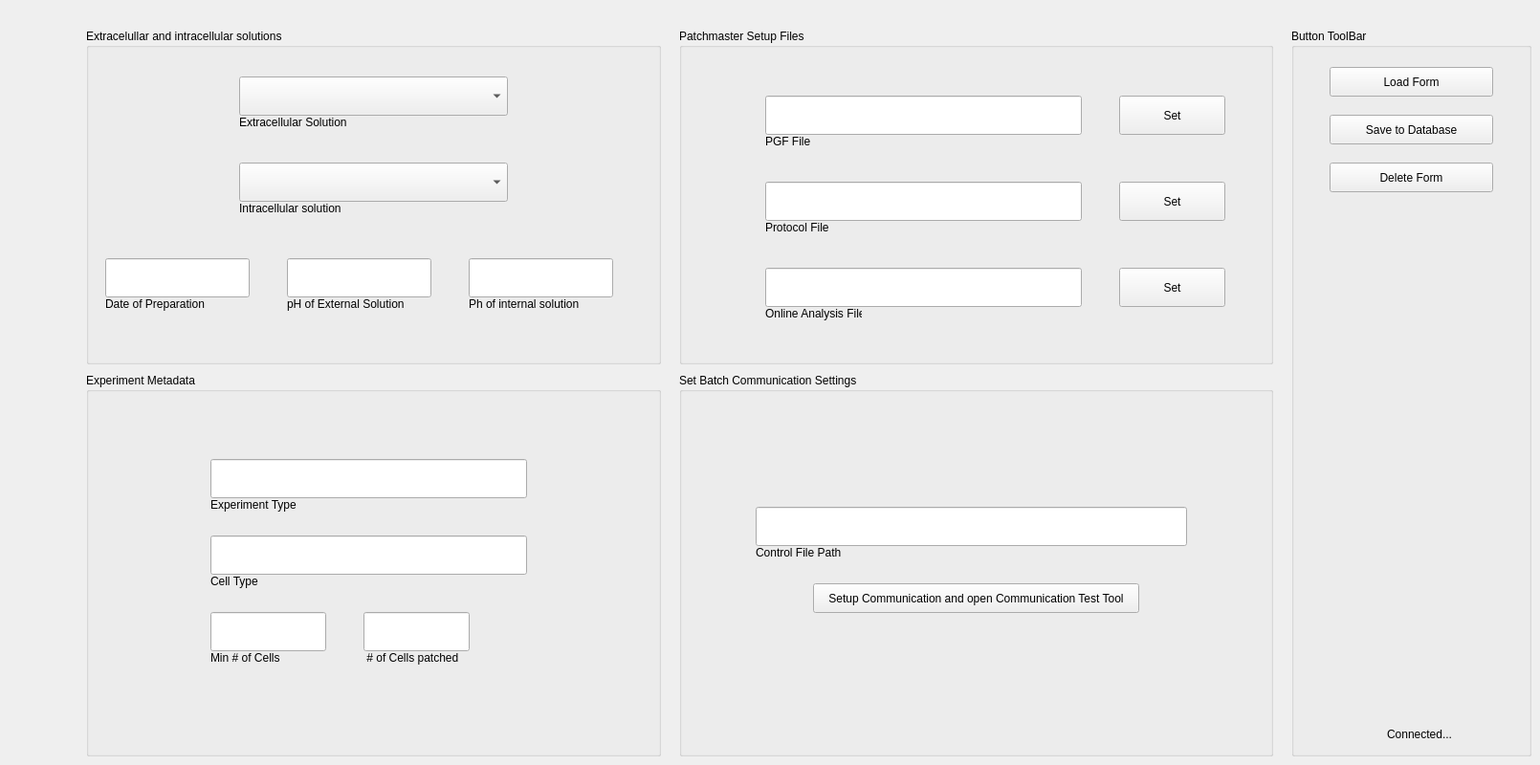
        <widget class="QWidget" name="page_2">
         <widget class="QGroupBox" name="groupBox_23">
          <property name="geometry">
           <rect>
            <x>90</x>
            <y>30</y>
            <width>601</width>
            <height>351</height>
           </rect>
          </property>
          <property name="sizePolicy">
           <sizepolicy hsizetype="Expanding" vsizetype="Expanding">
            <horstretch>0</horstretch>
            <verstretch>0</verstretch>
           </sizepolicy>
          </property>
          <property name="title">
           <string>Extracelullar and intracellular solutions</string>
          </property>
          <widget class="QComboBox" name="extracellular_sol_com_1">
           <property name="geometry">
            <rect>
             <x>160</x>
             <y>50</y>
             <width>281</width>
             <height>41</height>
            </rect>
           </property>
          </widget>
          <widget class="QLabel" name="label_243">
           <property name="geometry">
            <rect>
             <x>160</x>
             <y>90</y>
             <width>121</width>
             <height>16</height>
            </rect>
           </property>
           <property name="text">
            <string>Extracellular Solution</string>
           </property>
          </widget>
          <widget class="QComboBox" name="Intracellular_sol_com_1">
           <property name="geometry">
            <rect>
             <x>160</x>
             <y>140</y>
             <width>281</width>
             <height>41</height>
            </rect>
           </property>
          </widget>
          <widget class="QLabel" name="label_244">
           <property name="geometry">
            <rect>
             <x>160</x>
             <y>180</y>
             <width>131</width>
             <height>16</height>
            </rect>
           </property>
           <property name="text">
            <string>Intracellular solution</string>
           </property>
          </widget>
          <widget class="QLineEdit" name="ent_date_prep">
           <property name="geometry">
            <rect>
             <x>20</x>
             <y>240</y>
             <width>151</width>
             <height>41</height>
            </rect>
           </property>
           <property name="text">
            <string/>
           </property>
          </widget>
          <widget class="QLineEdit" name="S2_3">
           <property name="geometry">
            <rect>
             <x>210</x>
             <y>240</y>
             <width>151</width>
             <height>41</height>
            </rect>
           </property>
          </widget>
          <widget class="QLabel" name="label_245">
           <property name="geometry">
            <rect>
             <x>20</x>
             <y>280</y>
             <width>111</width>
             <height>16</height>
            </rect>
           </property>
           <property name="text">
            <string>Date of Preparation </string>
           </property>
          </widget>
          <widget class="QLabel" name="ent_ph_set">
           <property name="geometry">
            <rect>
             <x>210</x>
             <y>280</y>
             <width>131</width>
             <height>16</height>
            </rect>
           </property>
           <property name="text">
            <string>pH of External Solution</string>
           </property>
          </widget>
          <widget class="QLineEdit" name="ent_ph_int_set">
           <property name="geometry">
            <rect>
             <x>400</x>
             <y>240</y>
             <width>151</width>
             <height>41</height>
            </rect>
           </property>
          </widget>
          <widget class="QLabel" name="label_247">
           <property name="geometry">
            <rect>
             <x>400</x>
             <y>280</y>
             <width>121</width>
             <height>16</height>
            </rect>
           </property>
           <property name="text">
            <string>Ph of internal solution</string>
           </property>
          </widget>
         </widget>
         <widget class="QGroupBox" name="groupBox_4">
          <property name="geometry">
           <rect>
            <x>710</x>
            <y>30</y>
            <width>621</width>
            <height>351</height>
           </rect>
          </property>
          <property name="sizePolicy">
           <sizepolicy hsizetype="Expanding" vsizetype="Expanding">
            <horstretch>0</horstretch>
            <verstretch>0</verstretch>
           </sizepolicy>
          </property>
          <property name="title">
           <string>Patchmaster Setup Files</string>
          </property>
          <widget class="QLineEdit" name="pg_file_set">
           <property name="geometry">
            <rect>
             <x>90</x>
             <y>70</y>
             <width>331</width>
             <height>41</height>
            </rect>
           </property>
          </widget>
          <widget class="QLineEdit" name="protocol_file_set">
           <property name="geometry">
            <rect>
             <x>90</x>
             <y>160</y>
             <width>331</width>
             <height>41</height>
            </rect>
           </property>
          </widget>
          <widget class="QLineEdit" name="online_analysis_file_set">
           <property name="geometry">
            <rect>
             <x>90</x>
             <y>250</y>
             <width>331</width>
             <height>41</height>
            </rect>
           </property>
          </widget>
          <widget class="QPushButton" name="button_pgf_set">
           <property name="geometry">
            <rect>
             <x>460</x>
             <y>70</y>
             <width>111</width>
             <height>41</height>
            </rect>
           </property>
           <property name="text">
            <string>Set</string>
           </property>
          </widget>
          <widget class="QPushButton" name="button_protocol_set">
           <property name="geometry">
            <rect>
             <x>460</x>
             <y>160</y>
             <width>111</width>
             <height>41</height>
            </rect>
           </property>
           <property name="text">
            <string>Set</string>
           </property>
          </widget>
          <widget class="QPushButton" name="button_onl_analysis_set">
           <property name="geometry">
            <rect>
             <x>460</x>
             <y>250</y>
             <width>111</width>
             <height>41</height>
            </rect>
           </property>
           <property name="text">
            <string>Set</string>
           </property>
          </widget>
          <widget class="QLabel" name="label_2">
           <property name="geometry">
            <rect>
             <x>90</x>
             <y>110</y>
             <width>61</width>
             <height>16</height>
            </rect>
           </property>
           <property name="text">
            <string>PGF File</string>
           </property>
          </widget>
          <widget class="QLabel" name="label_3">
           <property name="geometry">
            <rect>
             <x>90</x>
             <y>200</y>
             <width>71</width>
             <height>16</height>
            </rect>
           </property>
           <property name="text">
            <string>Protocol File</string>
           </property>
          </widget>
          <widget class="QLabel" name="label_5">
           <property name="geometry">
            <rect>
             <x>90</x>
             <y>290</y>
             <width>101</width>
             <height>16</height>
            </rect>
           </property>
           <property name="text">
            <string>Online Analysis File</string>
           </property>
          </widget>
         </widget>
         <widget class="QGroupBox" name="groupBox_6">
          <property name="geometry">
           <rect>
            <x>90</x>
            <y>390</y>
            <width>601</width>
            <height>401</height>
           </rect>
          </property>
          <property name="sizePolicy">
           <sizepolicy hsizetype="Expanding" vsizetype="Expanding">
            <horstretch>0</horstretch>
            <verstretch>0</verstretch>
           </sizepolicy>
          </property>
          <property name="title">
           <string>Experiment Metadata</string>
          </property>
          <widget class="QLineEdit" name="experiment_type_desc">
           <property name="geometry">
            <rect>
             <x>130</x>
             <y>90</y>
             <width>331</width>
             <height>41</height>
            </rect>
           </property>
          </widget>
          <widget class="QLabel" name="label_6">
           <property name="geometry">
            <rect>
             <x>130</x>
             <y>130</y>
             <width>111</width>
             <height>16</height>
            </rect>
           </property>
           <property name="text">
            <string>Experiment Type</string>
           </property>
          </widget>
          <widget class="QLineEdit" name="cell_type_desc">
           <property name="geometry">
            <rect>
             <x>130</x>
             <y>170</y>
             <width>331</width>
             <height>41</height>
            </rect>
           </property>
          </widget>
          <widget class="QLabel" name="label_7">
           <property name="geometry">
            <rect>
             <x>130</x>
             <y>210</y>
             <width>111</width>
             <height>16</height>
            </rect>
           </property>
           <property name="text">
            <string>Cell Type</string>
           </property>
          </widget>
          <widget class="QLineEdit" name="min_number_cells">
           <property name="geometry">
            <rect>
             <x>130</x>
             <y>250</y>
             <width>121</width>
             <height>41</height>
            </rect>
           </property>
          </widget>
          <widget class="QLabel" name="label_8">
           <property name="geometry">
            <rect>
             <x>130</x>
             <y>290</y>
             <width>111</width>
             <height>16</height>
            </rect>
           </property>
           <property name="text">
            <string>Min # of Cells</string>
           </property>
          </widget>
          <widget class="QLineEdit" name="patched_cells">
           <property name="geometry">
            <rect>
             <x>290</x>
             <y>250</y>
             <width>111</width>
             <height>41</height>
            </rect>
           </property>
          </widget>
          <widget class="QLabel" name="label_9">
           <property name="geometry">
            <rect>
             <x>290</x>
             <y>290</y>
             <width>111</width>
             <height>16</height>
            </rect>
           </property>
           <property name="text">
            <string> # of Cells patched</string>
           </property>
          </widget>
         </widget>
         <widget class="QGroupBox" name="groupBox_17">
          <property name="geometry">
           <rect>
            <x>710</x>
            <y>390</y>
            <width>621</width>
            <height>401</height>
           </rect>
          </property>
          <property name="sizePolicy">
           <sizepolicy hsizetype="Expanding" vsizetype="Expanding">
            <horstretch>0</horstretch>
            <verstretch>0</verstretch>
           </sizepolicy>
          </property>
          <property name="title">
           <string>Set Batch Communication Settings</string>
          </property>
          <widget class="QLineEdit" name="Batch1">
           <property name="geometry">
            <rect>
             <x>80</x>
             <y>140</y>
             <width>451</width>
             <height>41</height>
            </rect>
           </property>
          </widget>
          <widget class="QPushButton" name="button_batch_1">
           <property name="geometry">
            <rect>
             <x>140</x>
             <y>220</y>
             <width>341</width>
             <height>31</height>
            </rect>
           </property>
           <property name="text">
            <string>Setup Communication and open Communication Test Tool</string>
           </property>
          </widget>
          <widget class="QLabel" name="label_4">
           <property name="geometry">
            <rect>
             <x>80</x>
             <y>180</y>
             <width>111</width>
             <height>16</height>
            </rect>
           </property>
           <property name="text">
            <string>Control File Path</string>
           </property>
          </widget>
         </widget>
         <widget class="QGroupBox" name="groupBox_7">
          <property name="geometry">
           <rect>
            <x>1350</x>
            <y>30</y>
            <width>251</width>
            <height>761</height>
           </rect>
          </property>
          <property name="sizePolicy">
           <sizepolicy hsizetype="Expanding" vsizetype="Expanding">
            <horstretch>0</horstretch>
            <verstretch>0</verstretch>
           </sizepolicy>
          </property>
          <property name="title">
           <string>Button ToolBar</string>
          </property>
          <widget class="QPushButton" name="Load_meta_data_experiment_12">
           <property name="geometry">
            <rect>
             <x>40</x>
             <y>40</y>
             <width>171</width>
             <height>31</height>
            </rect>
           </property>
           <property name="sizePolicy">
            <sizepolicy hsizetype="Expanding" vsizetype="Expanding">
             <horstretch>0</horstretch>
             <verstretch>0</verstretch>
            </sizepolicy>
           </property>
           <property name="text">
            <string>Load Form</string>
           </property>
          </widget>
          <widget class="QLabel" name="add_pixmap_for_green">
           <property name="geometry">
            <rect>
             <x>100</x>
             <y>730</y>
             <width>91</width>
             <height>16</height>
            </rect>
           </property>
           <property name="text">
            <string>Connected...</string>
           </property>
          </widget>
          <widget class="QPushButton" name="database_save">
           <property name="geometry">
            <rect>
             <x>40</x>
             <y>90</y>
             <width>171</width>
             <height>31</height>
            </rect>
           </property>
           <property name="sizePolicy">
            <sizepolicy hsizetype="Expanding" vsizetype="Expanding">
             <horstretch>0</horstretch>
             <verstretch>0</verstretch>
            </sizepolicy>
           </property>
           <property name="text">
            <string>Save to Database</string>
           </property>
          </widget>
          <widget class="QPushButton" name="database_save_2">
           <property name="geometry">
            <rect>
             <x>40</x>
             <y>140</y>
             <width>171</width>
             <height>31</height>
            </rect>
           </property>
           <property name="sizePolicy">
            <sizepolicy hsizetype="Expanding" vsizetype="Expanding">
             <horstretch>0</horstretch>
             <verstretch>0</verstretch>
            </sizepolicy>
           </property>
           <property name="text">
            <string>Delete Form</string>
           </property>
          </widget>
         </widget>
        </widget>
